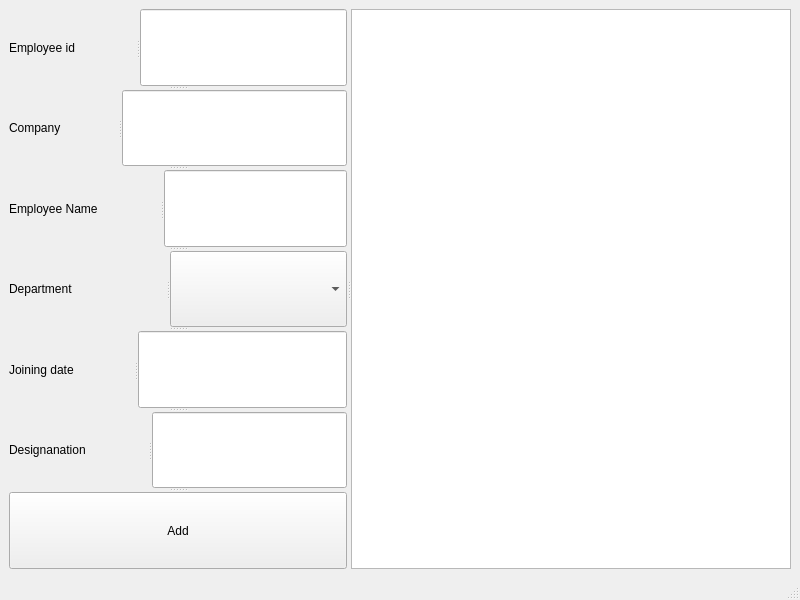
<?xml version="1.0" encoding="UTF-8"?>
<ui version="4.0">
 <class>MainWindow</class>
 <widget class="QMainWindow" name="MainWindow">
  <property name="geometry">
   <rect>
    <x>0</x>
    <y>0</y>
    <width>800</width>
    <height>600</height>
   </rect>
  </property>
  <property name="windowTitle">
   <string>MainWindow</string>
  </property>
  <widget class="QWidget" name="centralwidget">
   <layout class="QGridLayout" name="gridLayout">
    <item row="0" column="0">
     <widget class="QSplitter" name="splitter_8">
      <property name="orientation">
       <enum>Qt::Orientation::Horizontal</enum>
      </property>
      <widget class="QSplitter" name="splitter_7">
       <property name="orientation">
        <enum>Qt::Orientation::Vertical</enum>
       </property>
       <widget class="QSplitter" name="splitter">
        <property name="orientation">
         <enum>Qt::Orientation::Horizontal</enum>
        </property>
        <widget class="QLabel" name="labelid">
         <property name="text">
          <string>Employee id</string>
         </property>
        </widget>
        <widget class="QLineEdit" name="lineEditid"/>
       </widget>
       <widget class="QSplitter" name="splitter_2">
        <property name="orientation">
         <enum>Qt::Orientation::Horizontal</enum>
        </property>
        <widget class="QLabel" name="label_2company">
         <property name="text">
          <string>Company</string>
         </property>
        </widget>
        <widget class="QLineEdit" name="lineEdit_2cname"/>
       </widget>
       <widget class="QSplitter" name="splitter_3">
        <property name="orientation">
         <enum>Qt::Orientation::Horizontal</enum>
        </property>
        <widget class="QLabel" name="label_3Ename">
         <property name="text">
          <string>Employee Name</string>
         </property>
        </widget>
        <widget class="QLineEdit" name="lineEdit_3ename"/>
       </widget>
       <widget class="QSplitter" name="splitter_4">
        <property name="orientation">
         <enum>Qt::Orientation::Horizontal</enum>
        </property>
        <widget class="QLabel" name="label_4Department">
         <property name="text">
          <string>Department</string>
         </property>
        </widget>
        <widget class="QComboBox" name="comboBoxDept"/>
       </widget>
       <widget class="QSplitter" name="splitter_5">
        <property name="orientation">
         <enum>Qt::Orientation::Horizontal</enum>
        </property>
        <widget class="QLabel" name="label_5joiningdate">
         <property name="text">
          <string>Joining date</string>
         </property>
        </widget>
        <widget class="QLineEdit" name="lineEdit_5Jdate"/>
       </widget>
       <widget class="QSplitter" name="splitter_6">
        <property name="orientation">
         <enum>Qt::Orientation::Horizontal</enum>
        </property>
        <widget class="QLabel" name="label_6Designation">
         <property name="text">
          <string>Designanation</string>
         </property>
        </widget>
        <widget class="QLineEdit" name="lineEdit_6designation"/>
       </widget>
       <widget class="QPushButton" name="AddBtn">
        <property name="text">
         <string>Add</string>
        </property>
       </widget>
      </widget>
      <widget class="QTableView" name="tableView">
       <property name="editTriggers">
        <set>QAbstractItemView::EditTrigger::NoEditTriggers</set>
       </property>
       <property name="sortingEnabled">
        <bool>true</bool>
       </property>
      </widget>
     </widget>
    </item>
   </layout>
  </widget>
  <widget class="QMenuBar" name="menubar">
   <property name="geometry">
    <rect>
     <x>0</x>
     <y>0</y>
     <width>800</width>
     <height>22</height>
    </rect>
   </property>
  </widget>
  <widget class="QStatusBar" name="statusbar"/>
 </widget>
 <resources/>
 <connections/>
</ui>
